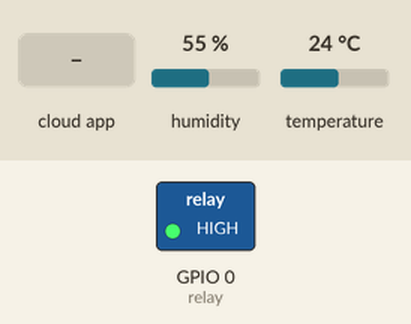
Recording of a sketch running on a simulated ESP8266 (NodeMCU). Shown: switched loads named in the sketch (green lamp = pin HIGH). The inputs (shaded band) are chosen by the test bench; at power-on: humidity 55 %, temperature 24 °C. What the sketch prints to the serial monitor is not drawn.

Above: at 2.7 s.
2.8 s: the phone or cloud app sets 0 to 0
5.0 s: the phone or cloud app sets 2 to 0
At 18.6 s:
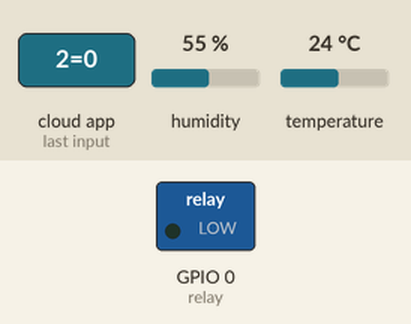
19.0 s: the phone or cloud app sets 1 to 0
Timing chart, 0 to 22.0 s (numbered marks = the images above; inputs shaded):
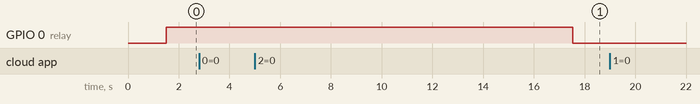

The sketch:

project_fan.ino
```cpp
#define CAYENNE_PRINT Serial
#define DHTPIN 5
int relay = 0;
#define DHTTYPE DHT11

#include <CayenneMQTTESP8266.h>
#include <DHT.h>

// WiFi network info.
char ssid[] = "dlink-CC0D";
char wifiPassword[] = "chmtd93436";

// Cayenne authentication info. This should be obtained from the Cayenne Dashboard.
char username[] = "24023180-3ffe-11ed-bf0a-bb4ba43bd3f6";
char password[] = "95f5f36e4f384b42baf34d1c809f30072ece7134";
char clientID[] = "492d1dd0-3ffe-11ed-baf6-35fab7fd0ac8";

DHT dht(DHTPIN, DHTTYPE);

float h;
float t;
int ato;
int fan_state;
bool fstt;
int threshold;
void setup() {
  Serial.begin(9600);
  Serial.print("Setup");
  Cayenne.begin(username, password, clientID, ssid, wifiPassword);
  dht.begin();
  pinMode(relay, OUTPUT);
  digitalWrite(relay, HIGH);
  ato = 1;
  fan_state = 0;
  fstt = 0;
  threshold = 25;
}

void loop() {
  //Run Cayenne Functions
  Cayenne.loop();
}

CAYENNE_OUT_DEFAULT() {   Cayenne.celsiusWrite(1, t);   Cayenne.virtualWrite(5, fan_state);}
CAYENNE_IN(0) {
  Serial.println("Fan Switch: ");
  fan_state = getValue.asInt();
  Serial.print(fan_state);
  if (ato != 1) {
    if (fan_state == 1) {
      digitalWrite(relay, LOW);fan_state = 1;fstt = fan_state;
    } else {
      digitalWrite(relay, HIGH);fan_state = 0;fstt = fan_state;
    }
  }else{
    if (t > threshold) {digitalWrite(relay, LOW);fan_state = 1;fstt = fan_state;}
    else { digitalWrite(relay, HIGH); fan_state = 0;fstt = fan_state;}
  }
  CAYENNE_OUT_DEFAULT();
}

CAYENNE_IN(1) {
  ato = getValue.asInt();
  Serial.println("Automatic mode changed to");fstt = fan_state;
  Serial.print(ato);
  if (ato != 1) {
  if (fan_state == 1) {
      digitalWrite(relay, LOW);fan_state = 1;fstt = fan_state;
  } else {
      digitalWrite(relay, HIGH);fan_state = 0;fstt = fan_state;
  }
  }else {
    if (t > threshold) {digitalWrite(relay, LOW);fan_state = 1;fstt = fan_state;}
    else { digitalWrite(relay, HIGH); fan_state = 0;fstt = fan_state;}
  }
  CAYENNE_OUT_DEFAULT();
}

CAYENNE_IN(2)
{
  threshold = getValue.asInt();
  Serial.print("Threshold Temperature changed to: ");
  Serial.println(threshold);
  if (ato == 1) {
    if (t > threshold) {digitalWrite(relay, LOW);fan_state = 1;fstt = fan_state;}
    else { digitalWrite(relay, HIGH); fan_state = 0;fstt = fan_state;}
  }
  CAYENNE_OUT_DEFAULT();
}

CAYENNE_OUT(5) {
  Cayenne.virtualWrite(5, fstt);
}

CAYENNE_OUT(1) {
  do {
    t = dht.readTemperature();
    delay(1000);
  } while (isnan(t));
  if (ato == 1) {
    if (t > threshold) {digitalWrite(relay, LOW);fan_state = 1;fstt = fan_state;}
    else { digitalWrite(relay, HIGH); fan_state = 0;fstt = fan_state;}
  }else{
    if (fan_state == 1) {
      digitalWrite(relay, LOW);fan_state = 1;fstt = fan_state;
    } else {
      digitalWrite(relay, HIGH);fan_state = 0;fstt = fan_state;
    }
  }
  Serial.print("temperature: ");
  Serial.println(t);
  Cayenne.celsiusWrite(1, t);
  CAYENNE_OUT_DEFAULT();
}
```

Measured:
- after the input at 2.8 s, every drawn part: stays the same
- after the input at 5.0 s, GPIO 0 (relay): HIGH → LOW after 12.5 s
- after the input at 19.0 s, every drawn part: stays the same
